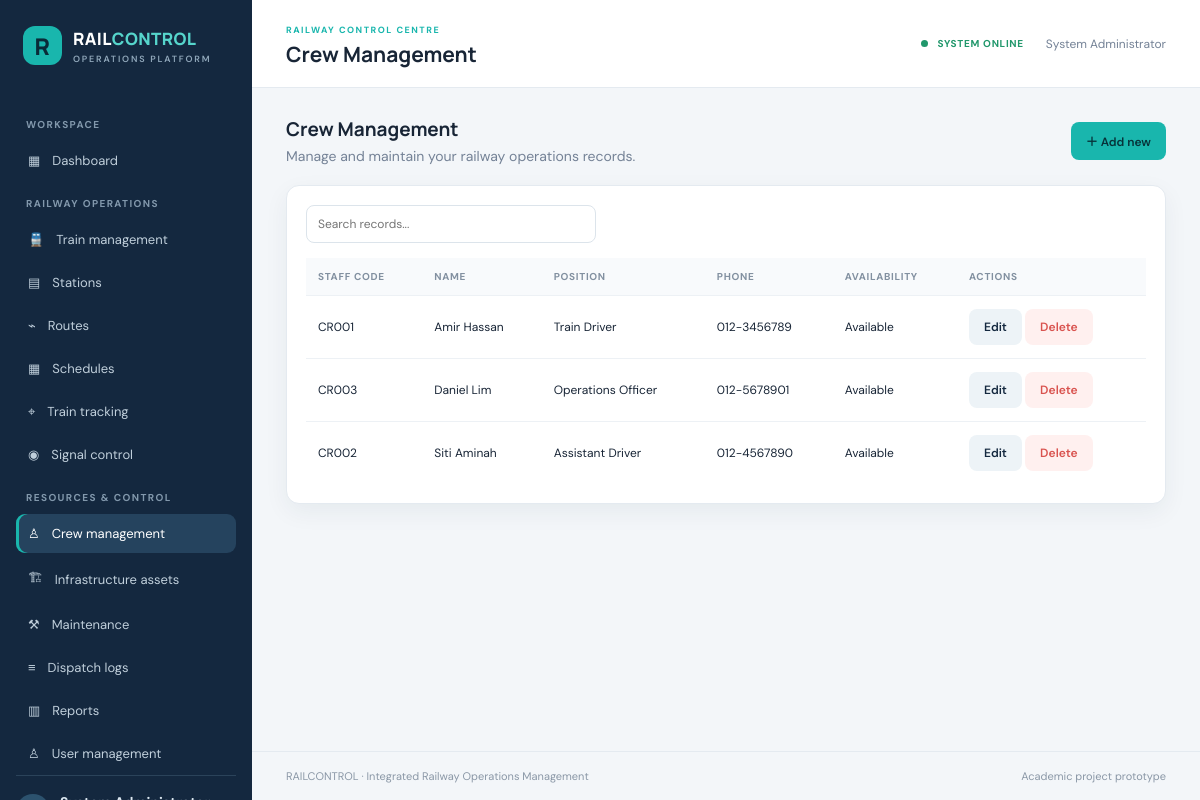
Page /crews/index.php (signed in) on the committed database.
### tables this page shows
CREATE TABLE crews (
  id INT AUTO_INCREMENT PRIMARY KEY,
  staff_code VARCHAR(20) NOT NULL UNIQUE,
  full_name VARCHAR(100) NOT NULL,
  position VARCHAR(60) NOT NULL,
  phone VARCHAR(30),
  status ENUM('Available','Assigned','Off Duty') NOT NULL DEFAULT 'Available'
);

### config/app.php (called while the page is built, shortened)
<?php
function e($value): string
{
    return htmlspecialchars(
        (string) $value,
        ENT_QUOTES,
        'UTF-8'
    );
}
function current_user(): array
{
    return $_SESSION['user'] ?? [];
}
function can_manage(): bool
{
    return in_array(
        current_user()['role'] ?? '',
        [
            'Administrator',
            'Dispatcher',
            'Engineer'
        ],
        true
    );
}

### crews/index.php (the view, shortened to what this page needs)
<?php
require_once __DIR__ . '/../config/app.php';
$action = $_GET['action'] ?? 'list';
$error = '';
$rows = $pdo->query(
    "SELECT *
     FROM crews
     ORDER BY full_name"
)->fetchAll();
$record = null;
require __DIR__ . '/../includes/header.php';
?>
<div class="page-intro">
    <div>
        <h2>Crew Management</h2>
        <p>
            Manage and maintain your railway operations records.
        </p>
    </div>
    <?php if ($action === 'list' && can_manage()): ?>
        <a class="btn btn-primary" href="?action=create">
            ＋ Add new
        </a>
    <?php endif; ?>
</div>
<?php if ($action === 'create' || $action === 'edit'): ?>
    <section class="card" style="max-width:850px">
        <h3 class="section-title">
            <?= $action === 'edit' ? 'Edit record' : 'Create new record' ?>
        </h3>
        <?php if ($error): ?>
            <div class="alert">
                <?= e($error) ?>
            </div>
        <?php endif; ?>
        <form method="post">
            <input
                type="hidden"
                name="mode"
                value="<?= $action === 'edit' ? 'update' : 'create' ?>"
            >
            <div class="form-grid">
                <div class="field">
                    <label>STAFF CODE</label>
                    <input
                        type="text"
                        name="staff_code"
                        value="<?= e($record['staff_code'] ?? '') ?>"
                        required
                    >
                </div>
                <div class="field">
                    <label>FULL NAME</label>
                    <input
                        type="text"
                        name="full_name"
                        value="<?= e($record['full_name'] ?? '') ?>"
                        required
                    >
                </div>
                <div class="field">
                    <label>POSITION</label>
                    <input
                        type="text"
                        name="position"
                        value="<?= e($record['position'] ?? '') ?>"
                        required
                    >
                </div>
                <div class="field">
                    <label>PHONE NUMBER</label>
                    <input
                        type="text"
                        name="phone"
                        value="<?= e($record['phone'] ?? '') ?>"
                        required
                    >
                </div>
                <div class="field">
                    <label>AVAILABILITY</label>
                    <select name="status" required>
                        <option
                            value="Available"
                            <?= (($record['status'] ?? '') === 'Available') ? 'selected' : '' ?>
                        >
                            Available
                        </option>
                        <option
                            value="Assigned"
                            <?= (($record['status'] ?? '') === 'Assigned') ? 'selected' : '' ?>
                        >
                            Assigned
                        </option>
                        <option
                            value="Off Duty"
                            <?= (($record['status'] ?? '') === 'Off Duty') ? 'selected' : '' ?>
                        >
                            Off Duty
                        </option>
                    </select>
                </div>
            </div>
            <div class="form-actions">
                <button class="btn btn-primary">
                    Save record
                </button>
                <a class="btn btn-light" href="index.php">
                    Cancel
                </a>
            </div>
        </form>
    </section>
<?php else: ?>
    <section class="card">
        <div class="toolbar">
            <input
                class="search"
                id="tableSearch"
                placeholder="Search records..."
                oninput="filterTable()"
            >
        </div>
        <div class="table-wrap">
            <table id="dataTable">
                <tr>
                    <th>Staff code</th>
                    <th>Name</th>
                    <th>Position</th>
                    <th>Phone</th>
                    <th>Availability</th>
                    <th>Actions</th>
                </tr>
                <?php foreach ($rows as $row): ?>
                    <tr>
                        <td>
                            <?= e($row['staff_code'] ?? '') ?>
                        </td>
                        <td>
                            <?= e($row['full_name'] ?? '') ?>
                        </td>
                        <td>
                            <?= e($row['position'] ?? '') ?>
                        </td>
                        <td>
                            <?= e($row['phone'] ?? '') ?>
                        </td>
                        <td>
                            <?= e($row['status'] ?? '') ?>
                        </td>
                        <td>
                            <?php if (can_manage()): ?>
                                <a
                                    class="btn btn-light"
                                    href="?action=edit&id=<?= (int)$row['id'] ?>"
                                >
                                    Edit
                                </a>
                                <form
                                    method="post"
                                    action="?action=delete&id=<?= (int)$row['id'] ?>"
                                    style="display:inline"
                                    onsubmit="return confirm('Delete this record?')"
                                >
                                    <button class="btn btn-danger">
                                        Delete
                                    </button>
                                </form>
                            <?php else: ?>
                                <span class="badge">
                                    View only
                                </span>
                            <?php endif; ?>
                        </td>
                    </tr>
                <?php endforeach; ?>
            </table>
        </div>
    </section>
<?php endif; ?>
<?php
require __DIR__ . '/../includes/footer.php';
?>

### assets/css/style.css (style rules this page uses)
:root { --navy:#14283f;--navy2:#1d3854;--teal:#19b6ad;--bg:#f3f6f9;--white:#fff;--ink:#182536;--muted:#748296;--line:#e4eaf0;--red:#d9534f;--amber:#e5a32c;--green:#21976b;--shadow:0 8px 24px rgba(24,45,70,.06) }
* { box-sizing:border-box }
body { margin:0;background:var(--bg);color:var(--ink);font:14px 'DM Sans',sans-serif }
.page-intro { display:flex;justify-content:space-between;align-items:center;margin-bottom:20px }
.page-intro p { color:var(--muted);margin:5px 0 0 }
.page-intro h2 { font:700 19px Manrope;margin:0 }
.btn { border:0;border-radius:8px;padding:10px 15px;background:var(--navy2);color:white;text-decoration:none;font:600 12px 'DM Sans';cursor:pointer;display:inline-flex;align-items:center;gap:7px }
.btn-primary { background:var(--teal);color:#07333a }
.btn-light { background:#edf3f7;color:var(--navy) }
.btn-danger { background:#fff0ef;color:var(--red) }
.card { background:#fff;border:1px solid var(--line);border-radius:13px;padding:19px;box-shadow:var(--shadow);margin-bottom:18px }
.table-wrap { overflow-x:auto }
table { border-collapse:collapse;width:100%;min-width:650px }
th { text-align:left;font-size:10px;letter-spacing:.7px;text-transform:uppercase;color:#8290a0;background:#f8fafc;padding:12px }
td { padding:13px 12px;border-top:1px solid #edf1f5;font-size:12px }
.toolbar { display:flex;gap:10px;align-items:center;margin-bottom:15px;flex-wrap:wrap }
.search { max-width:290px }
.field input,.field select,.field textarea,.toolbar input,.toolbar select { width:100%;border:1px solid #dce4eb;border-radius:8px;padding:10px 11px;background:white;font:12px 'DM Sans';color:var(--ink) }

### rows in the picture
crews: staff_code "CR001", full_name "Amir Hassan", position "Train Driver", phone "012-3456789", status "Available"
crews: staff_code "CR003", full_name "Daniel Lim", position "Operations Officer", phone "012-5678901", status "Available"
crews: staff_code "CR002", full_name "Siti Aminah", position "Assistant Driver", phone "012-4567890", status "Available"

### other values in the picture
$pageTitle "Crew Management"
current_user()['full_name'] "System Administrator"
